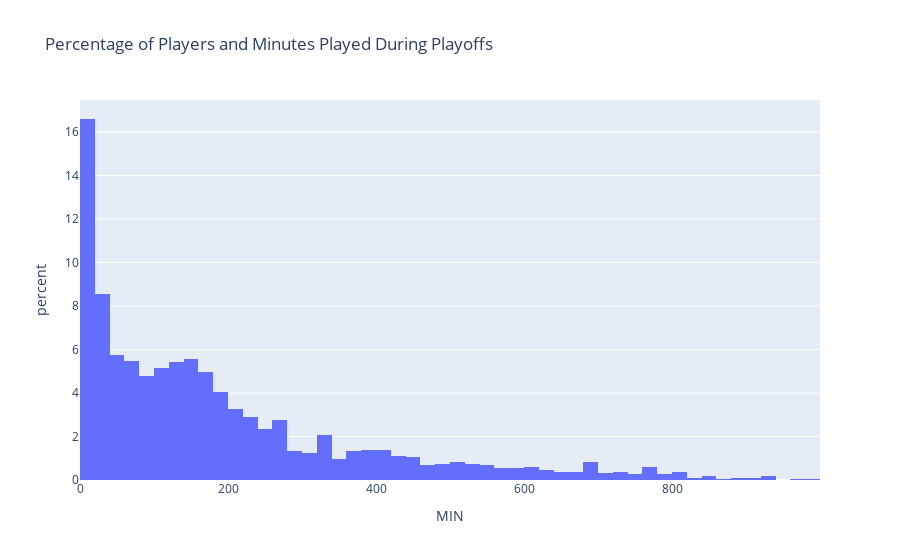

The cell this chart's notebook holds for it:
### Markdown cell above
Above histogram gives us the percentages instead of count for the minutes distribution for regular season. 

Below we will graph the same histogram but look at playoffs dataframe

### Code cell
fig=px.histogram(playoff_df,x='MIN',histnorm='percent',title='Percentage of Players and Minutes Played During Playoffs')
fig.show()

### Figure 1 — Plotly figure (JSON) as saved in the notebook; plotly's stock layout.template omitted (floating-point values rounded to 4 significant figures; data arrays with more than 128 entries replaced by an {"elided": "..."} marker saying what was removed)
{"data": [{"alignmentgroup": "True", "bingroup": "x", "histnorm": "percent", "hovertemplate": "MIN=%{x}<br>percent=%{y}<extra></extra>", "legendgroup": "", "marker": {"color": "#636efa", "pattern": {"shape": ""}}, "name": "", "offsetgroup": "", "orientation": "v", "showlegend": false, "type": "histogram", "x": {"elided": "2145 int values"}, "xaxis": "x", "yaxis": "y"}], "layout": {"barmode": "relative", "legend": {"tracegroupgap": 0}, "title": {"text": "Percentage of Players and Minutes Played During Playoffs"}, "xaxis": {"anchor": "y", "domain": [0, 1], "title": {"text": "MIN"}}, "yaxis": {"anchor": "x", "domain": [0, 1], "title": {"text": "percent"}}}}
